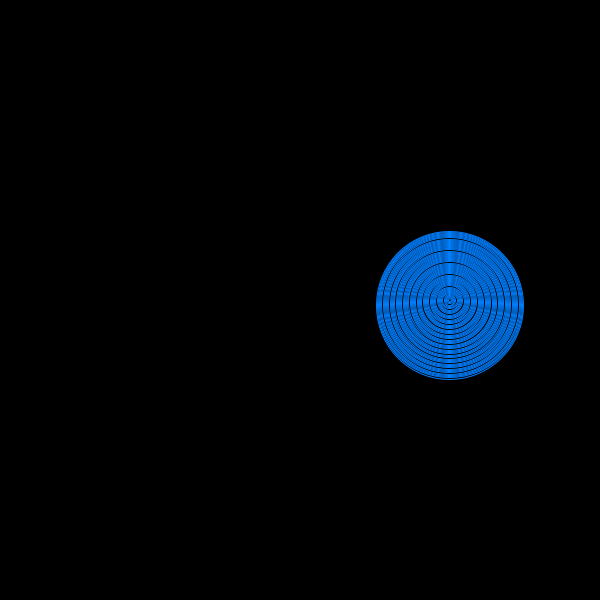
Frame 1 (no input)
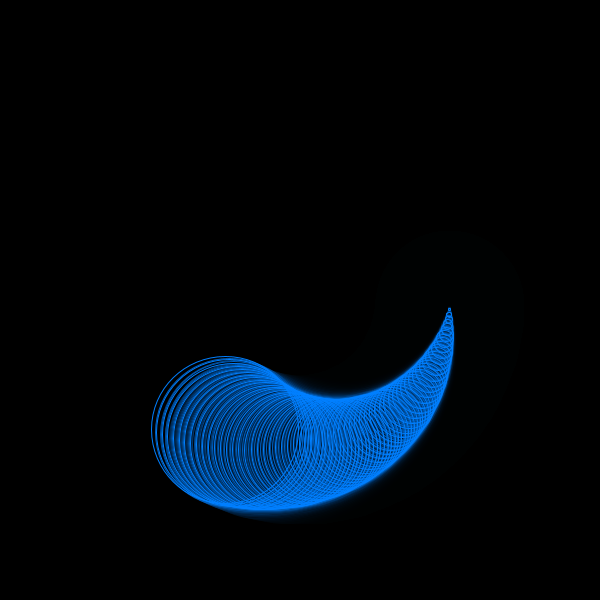
Frame 60 (the mouse pressed at the canvas centre just before this capture)
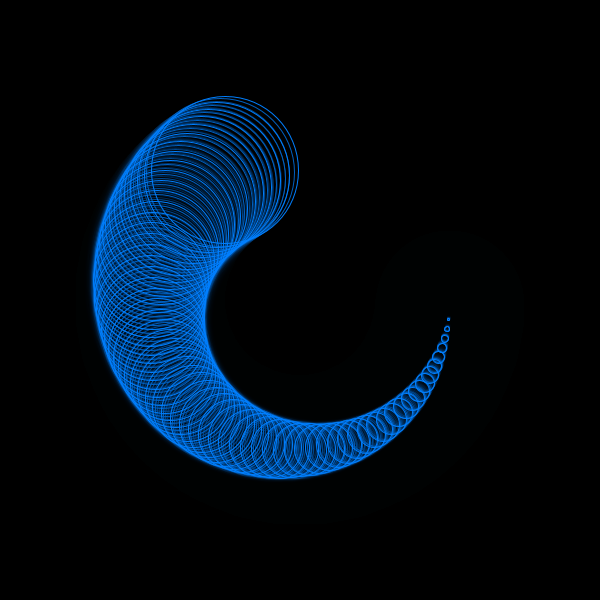
Frame 120 (the mouse held since frame 60 and released just before this capture)

The Processing sketch that drew these frames (run headless with seeded random() and noise(); from frame 60 on, the mouse is pressed at the canvas centre):

// Processing sketch: example06
// ── example06.pde
int NUM = 64;
float[] x = new float[NUM];
float[] y = new float[NUM];
float phase, speed, radius;

void setup() {
  size(600, 600);
  frameRate(60);
  background(0);
  speed = 2.0;
  radius = height/4.0;
}

void draw() {
  fade();
  translate(width/2, height/2);

  phase += speed;

  for (int i = 0; i < NUM; i++) {
    x[i] = cos(radians(phase) / NUM * (i + 1)) * radius;
    y[i] = sin(radians(phase) / NUM * (i + 1)) * radius;

    noFill();
    stroke(0, 127, 255);
    ellipse(x[i], y[i], radius/float(NUM) * i, radius/float(NUM) * i);
  }
}

void fade() {
  noStroke();
  fill(0, 63);
  rect(0, 0, width, height);
}
